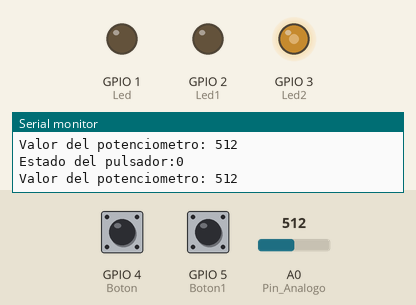
Simulated run of this program. Board: ESP8266 (NodeMCU). Parts: output pins drawn as LEDs (lit = HIGH), the last lines printed to the serial monitor. Dashed ring = blinking. The test bench sets the inputs (shaded band); at power-on: A0 (Pin_Analogo) = 512, GPIO 5 (Boton1) LOW, GPIO 4 (Boton) LOW.

Above: at 1.2 s.
1.3 s: A0 (Pin_Analogo) set to 104
At 2.4 s:
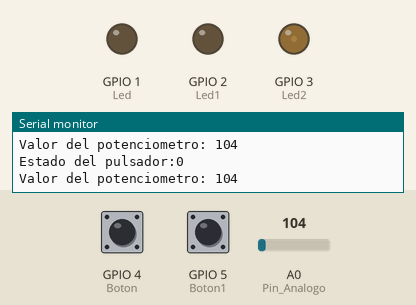
2.8 s: A0 (Pin_Analogo) set to 92
At 3.1 s:
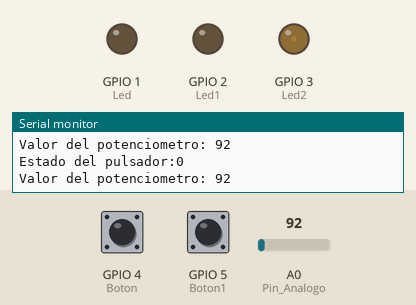
4.3 s: GPIO 5 (Boton1) pulled HIGH for 1 s
At 5.1 s:
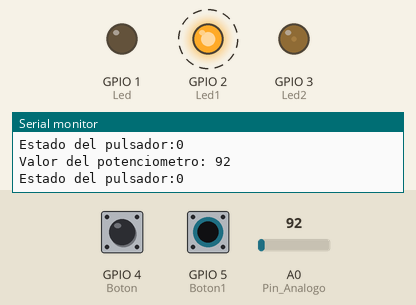
7.3 s: GPIO 4 (Boton) pulled HIGH for 0.15 s
At 7.41 s:
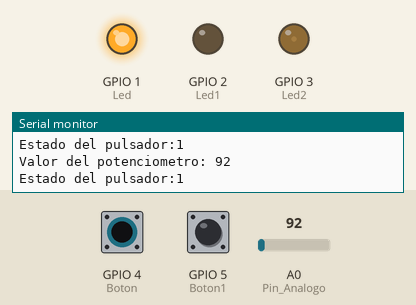
8.9 s: A0 (Pin_Analogo) set to 716
At 9.6 s:
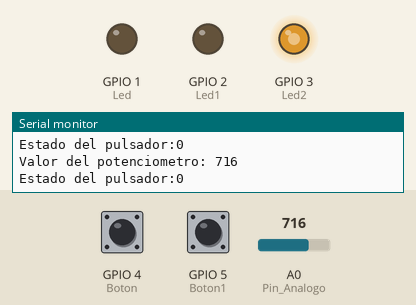
10.4 s: GPIO 5 (Boton1) pulled HIGH for 0.15 s
At 10.9 s:
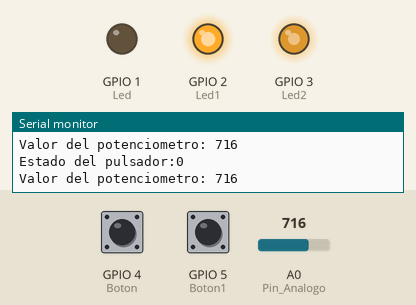
Timing chart, 0 to 13.0 s (numbered marks = the images above; inputs shaded):
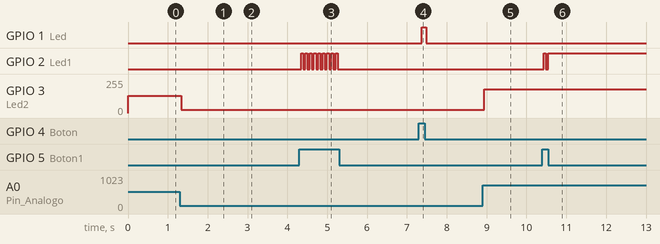

Measured:
- after the input at 1.3 s, GPIO 3 (Led2): 128/255 → 26/255 at once
- after the input at 2.8 s, GPIO 3 (Led2): 26/255 → 23/255 at once
- after the input at 4.3 s, GPIO 2 (Led1): alternates HIGH for 0.05 s and LOW for 0.05 s, 18 changes in all, then stays LOW, starting at once
- after the input at 7.3 s, GPIO 1 (Led): LOW → HIGH after 0.07 s, → LOW 0.11 s later
- after the input at 8.9 s, GPIO 3 (Led2): 23/255 → 179/255 at once
- after the input at 10.4 s, GPIO 2 (Led1): LOW → HIGH at once, → LOW 0.06 s later, → HIGH 0.06 s later

The program:

main.cpp
```cpp
#include <Arduino.h>
#define Boton 4
#define Boton1 5
#define Led 1
#define Led1 2
#define Led2 3
#define Pin_Analogo A0
bool Anterior_valor_boton=0;
bool Valor_boton;
bool Estado_Led=0;
void setup()
{
Serial.begin(9600);
pinMode(Boton, INPUT);
pinMode(Boton1, INPUT);
pinMode(Led, OUTPUT);
pinMode(Led1, OUTPUT);
pinMode(Led2, OUTPUT);
digitalWrite(Led, LOW);
digitalWrite(Led1, LOW);
digitalWrite(Led2, LOW);
}
void loop()
{
bool Boton_Value = digitalRead(Boton);
Serial.println("Estado del pulsador:"+String(Boton_Value));
if(Boton_Value==1)
  {
   digitalWrite(Led, HIGH);

  }
  else
   {
   digitalWrite(Led, LOW);
   }
   bool Valor_Boton_1 = digitalRead(Boton1);
    if(Anterior_valor_boton == 0 && Valor_Boton_1==1)
    {
    Estado_Led =!Estado_Led;
    digitalWrite(Led1, Estado_Led);
    }
  Anterior_valor_boton=Valor_boton;

  int Valor=analogRead(Pin_Analogo);
  analogWrite(Led2, Valor/4);
  Serial.println("Valor del potenciometro: "+String(Valor));

}
```
